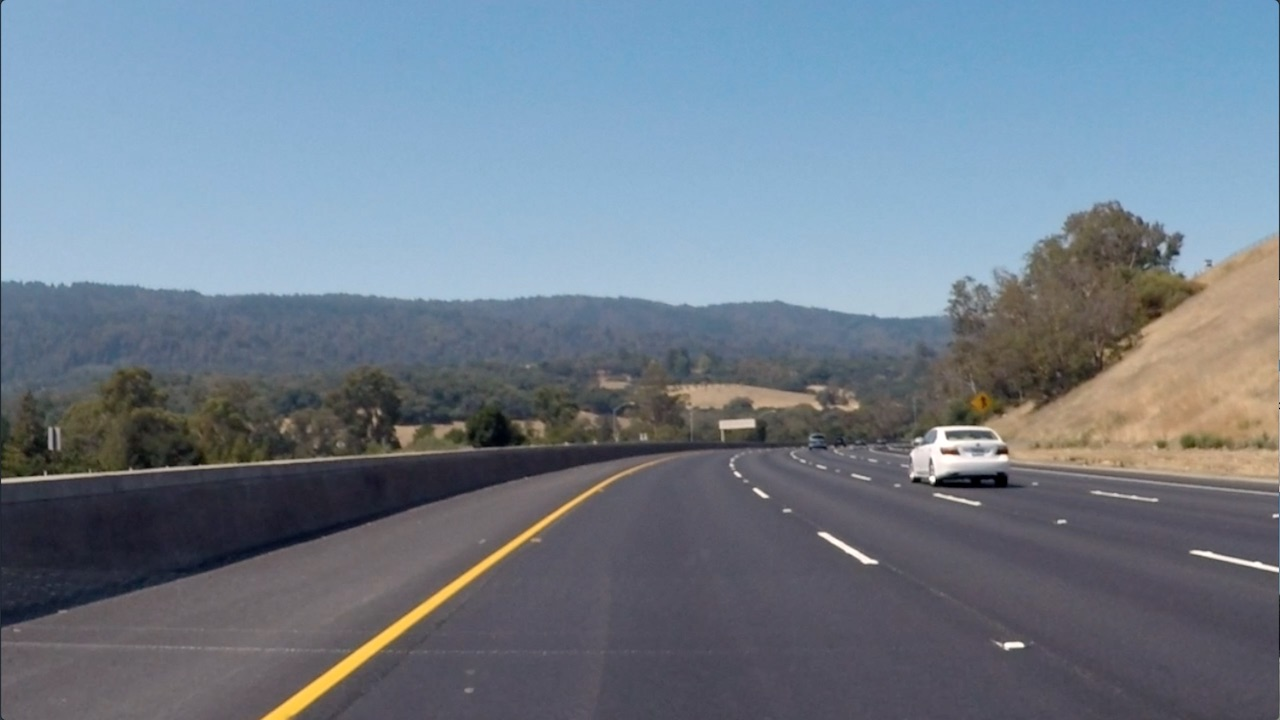
#> input picture LectureCode/Lesson7_GradientsAndColorSpaces/LectureImages/curved-lane.jpg, 1280 x 720 px
$ jupyter execute --allow-errors Lesson7-1_GradientsAndColorSpaces.ipynb   (older library calls are emulated)
#> lines starting #> are read from the running program, lines starting #| are printed output that depends on the picture
# Lesson7-1 Gradients and Color Spaces

## Sobel Operator

### Description
The Sobel operator is at the heart of the Canny edge detection algorithm you used in the Introductory Lesson. Applying the Sobel operator to an image is a way of taking the derivative of the image in the xx or yy direction.
The operators for **Sobel_x** and **Sobel_y** respectively, look like this:

**Sobel_x** : \begin{pmatrix} -1 & 0 & 1 \\ -2 & 0 & 2 \\ -1 & 0 & 1 \end{pmatrix}
**Sobel_y** : \begin{pmatrix} 1 & 2 & 1 \\ 0 & 0 & 0 \\ -1 & -2 & -1 \end{pmatrix}
**(Note : x-direction is rightside [→], y-direction is upperside [↑])**

When look the first row of the Soble_x-direction operator, this is simillar with **Discrete Differentiation, x-direction**

$$ [-1, 0, 1] → \{f(x + 1 , y) - f(x, y)\} + \{f(x , y) - f(x - 1, y)\}    $$

$$ = f(x + 1 , y) - f(x - 1, y) $$

Therefore, by convoluting sobel operator, we can get gradients of the color.
Its magnitude means **How much color is changed**,
and Its direction(sign of gradient) means **Which direction color is changed toward**

### Gradient Thresholding

[cell 1]
import cv2
import numpy as np
import matplotlib.pyplot as plt

[cell 2]
img = plt.imread('LectureImages/curved-lane.jpg')
#> img is the input picture: shape (720, 1280, 3); mean R, G, B 112.1, 125, 138.7
plt.imshow(img)

[cell 3]
#Gray scale the image
img_gray = cv2.cvtColor(img, cv2.COLOR_RGB2GRAY)
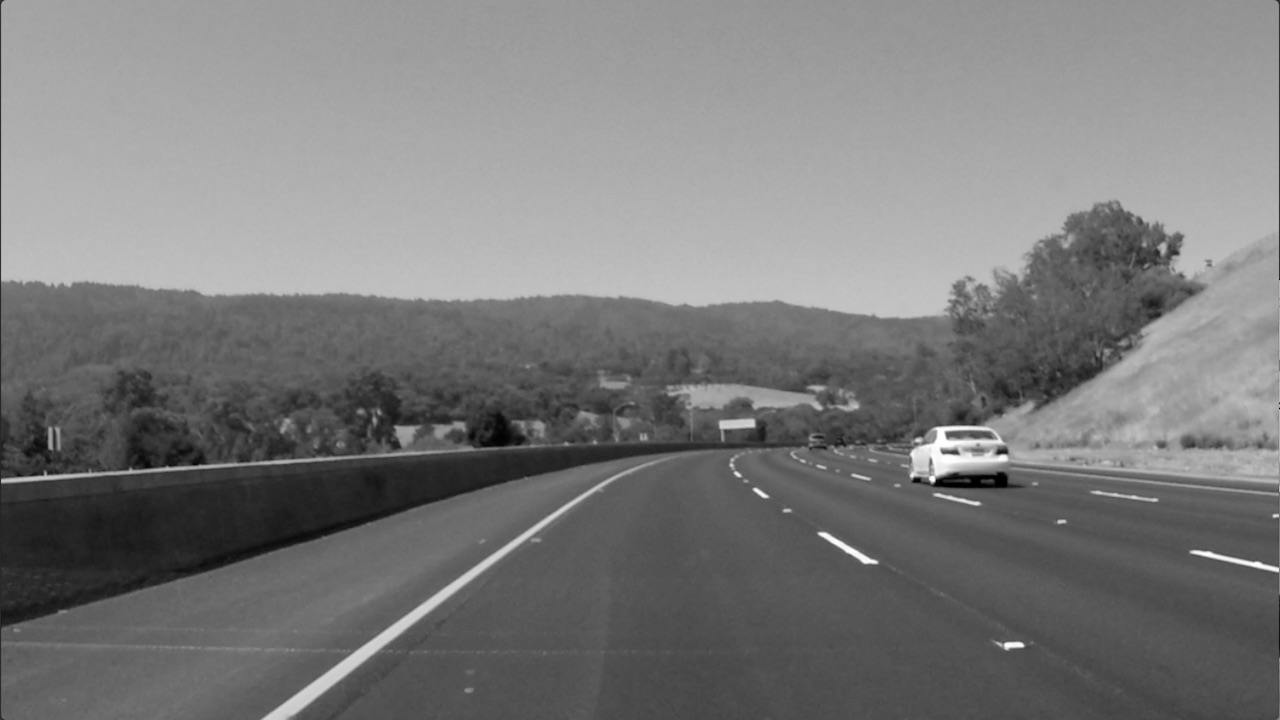
#> img_gray: shape (720, 1280); min 0, max 255, mean 122.7
plt.imshow(img_gray, cmap = 'gray')

[cell 4]
# Apply sobel operator, cv2.Sobel
img_sobelx = cv2.Sobel(img_gray, cv2.CV_64F, 1, 0)   # 1, 0 means x direction
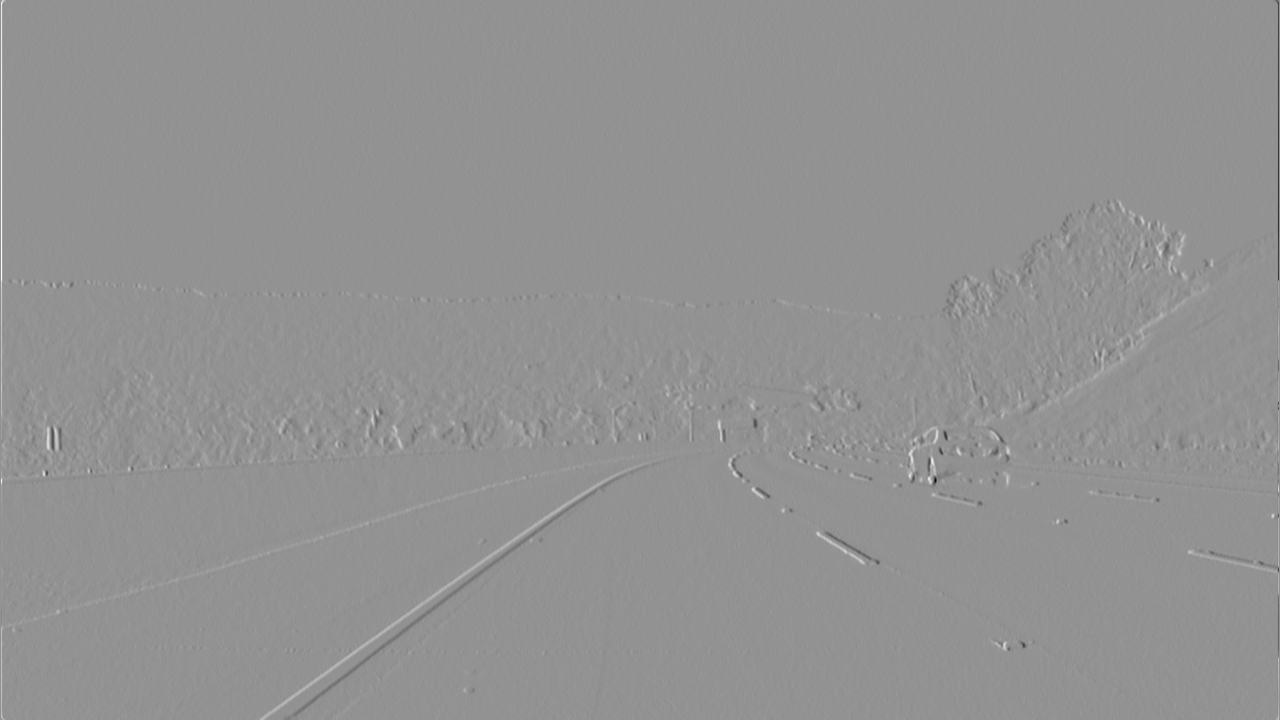
#> img_sobelx: shape (720, 1280) float64; min -768, max 567, mean 0.3; drawn with min black and max white
img_sobely = cv2.Sobel(img_gray, cv2.CV_64F, 0, 1)   # 0, 1 means y direction
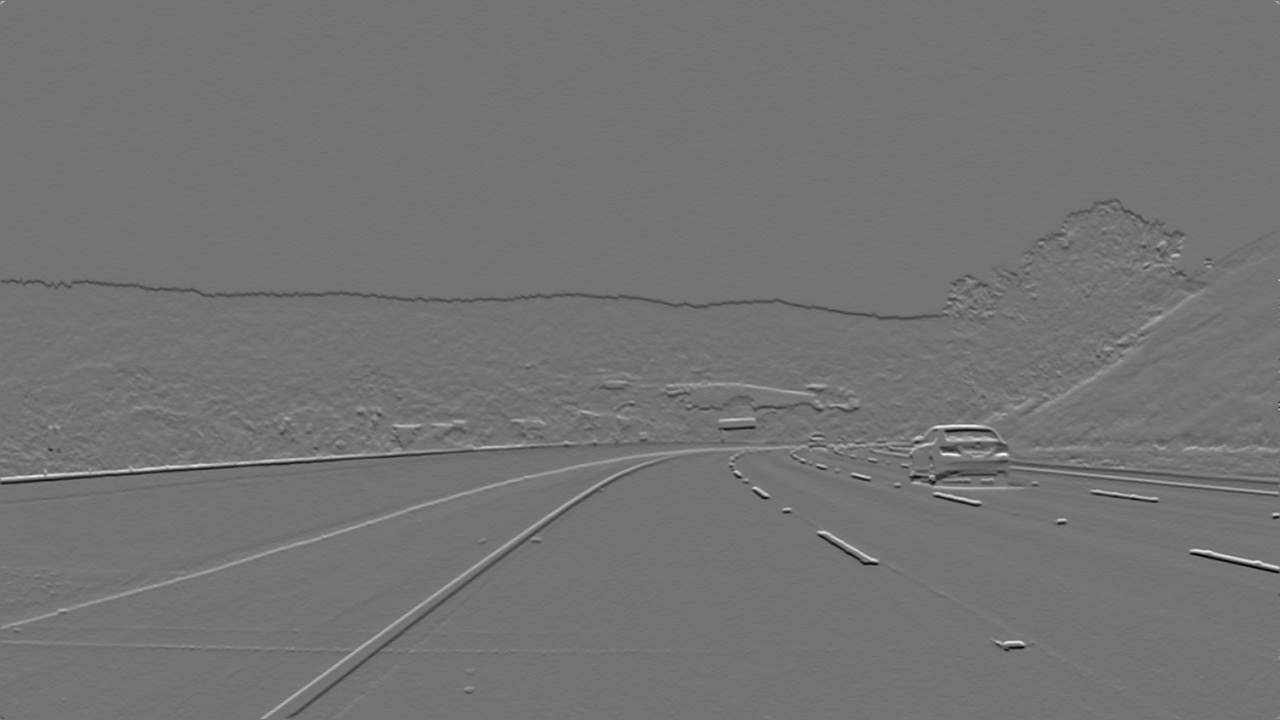
#> img_sobely: shape (720, 1280) float64; min -538, max 641, mean -0.7; drawn with min black and max white

# Get absolute value of img_sobel to get only magnitude of gradient
img_sobelx_abs = np.absolute(img_sobelx)
img_sobely_abs = np.absolute(img_sobely)
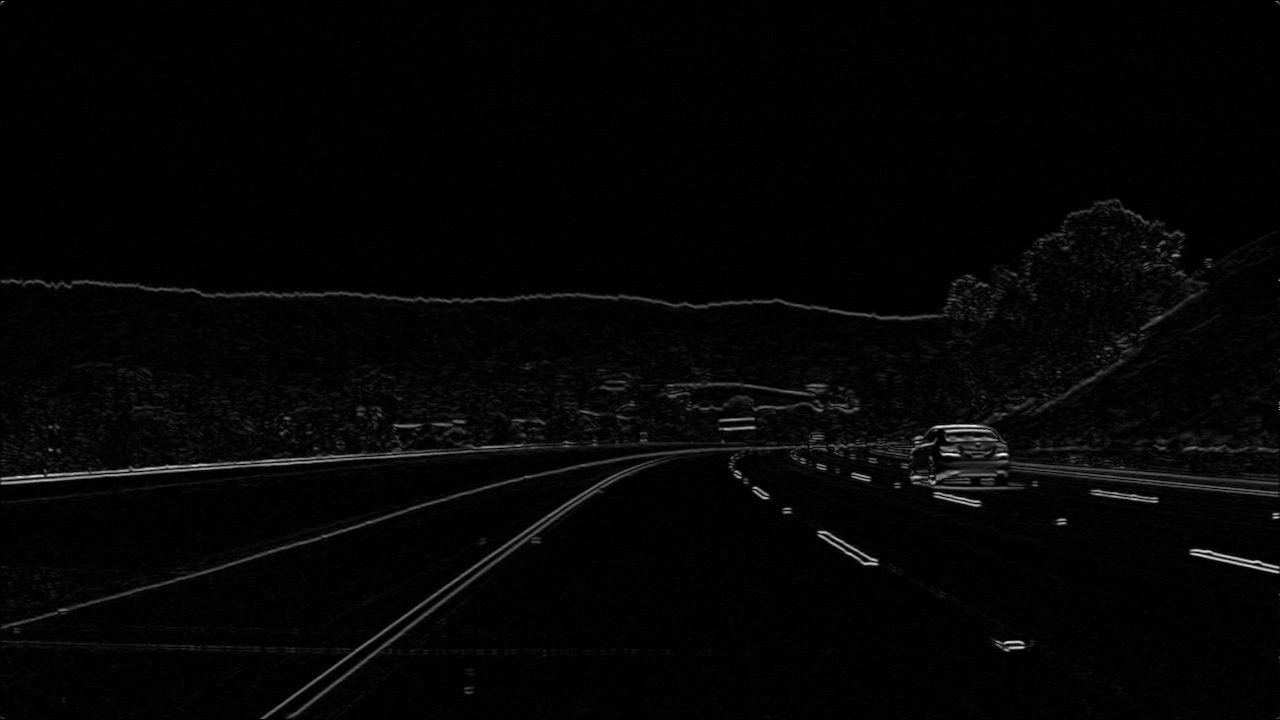
#> img_sobely_abs: shape (720, 1280) float64; min 0, max 641, mean 12.9; drawn with min black and max white

"""
Note: It's not entirely necessary to convert to 8-bit (range from 0 to 255)
but in practice, it can be useful in the event that you've written a function to apply a particular threshold,
and you want it to work the same on input images of different scales, like jpg vs. png.
You could just as well choose a different standard range of values, like 0 to 1 etc.
"""
img_sobelx_scaled = np.uint8(img_sobelx_abs / np.max(img_sobelx_abs) * 255)
img_sobely_scaled = np.uint8(img_sobely_abs / np.max(img_sobelx_abs) * 255)

f, (ax1, ax2) = plt.subplots(1, 2, figsize=(24, 9))
f.tight_layout()
ax1.imshow(img_sobelx_scaled, cmap='gray')
ax1.set_title('X-directional Sobel', fontsize=50)
ax2.imshow(img_sobely_scaled, cmap='gray')
ax2.set_title('Y-directional Sobel', fontsize=50)
plt.subplots_adjust(left=0., right=1, top=0.9, bottom=0.)

[cell 5]
# Create a binary threshold to select pixels based on gradient magnitude
thresh_min = 20
thresh_max = 100
sxbinary = np.zeros_like(img_sobelx_scaled)
sxbinary[(img_sobelx_scaled >= thresh_min) & (img_sobelx_scaled <= thresh_max)] = 1
plt.imshow(sxbinary, cmap='gray')
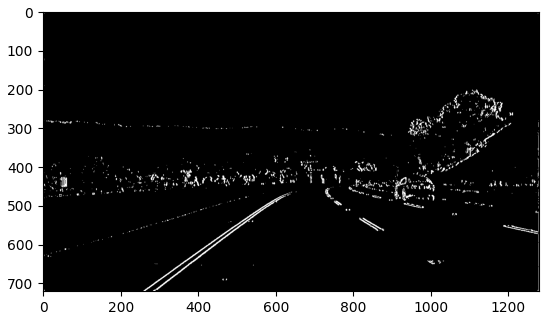
#> figure drawn by matplotlib, 1 panel

$ run again, with LectureCode/Lesson7_GradientsAndColorSpaces/LectureImages/test4.jpg copied over LectureCode/Lesson7_GradientsAndColorSpaces/LectureImages/curved-lane.jpg
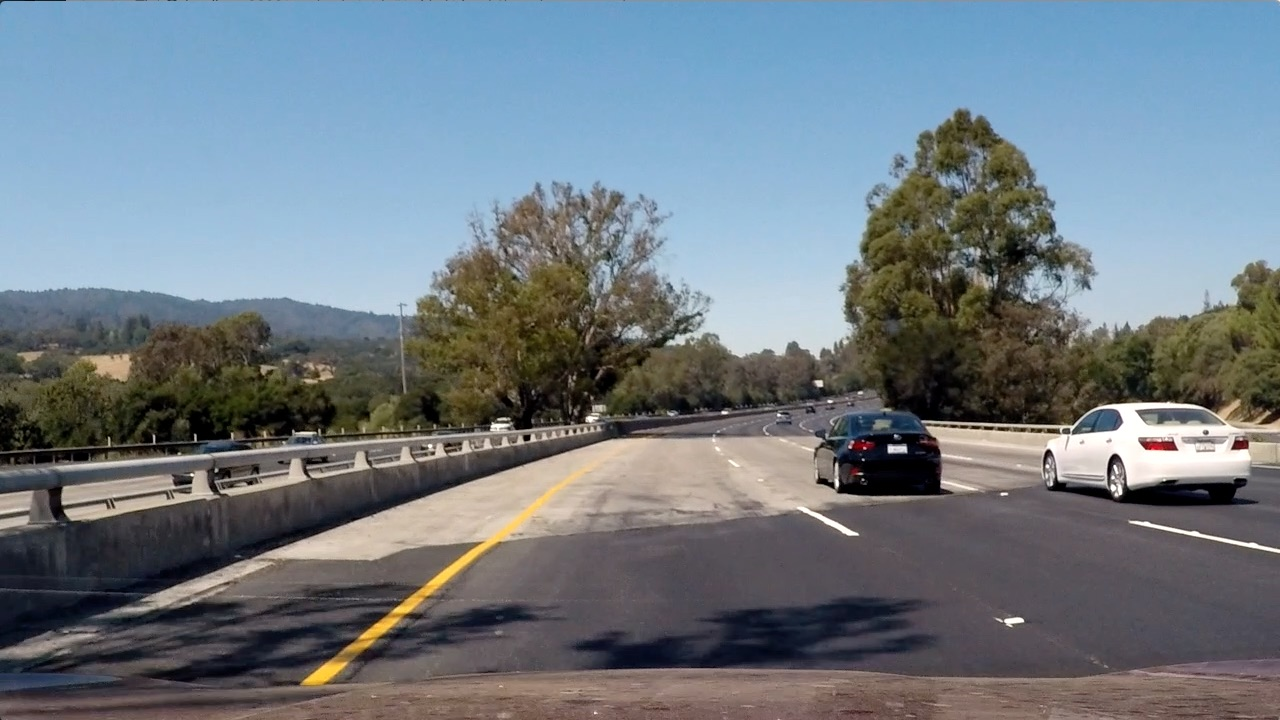
#> input picture LectureCode/Lesson7_GradientsAndColorSpaces/LectureImages/test4.jpg, 1280 x 720 px
#> img is the input picture: shape (720, 1280, 3); mean R, G, B 112.2, 122.7, 130.9
#> `img_sobely = cv2.Sobel(img_gray, cv2.CV_64F, 0, 1)`:
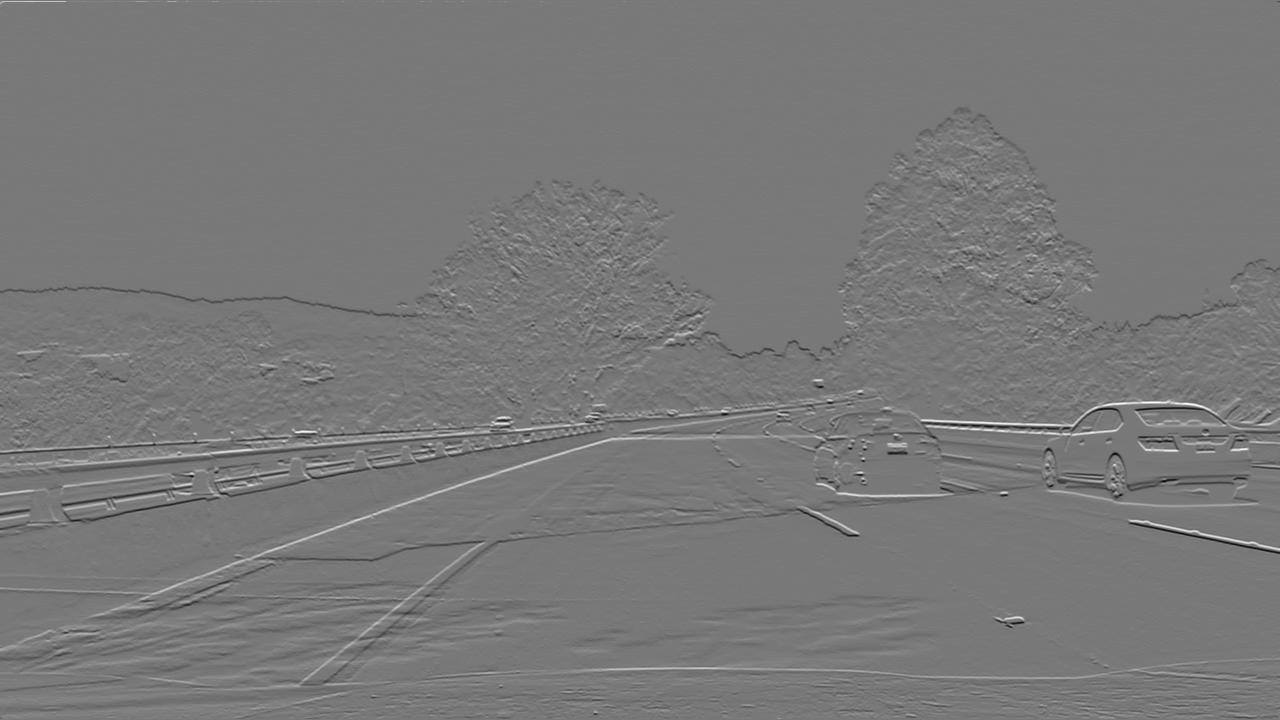
#> img_sobely: shape (720, 1280) float64; min -819, max 907, mean -0.4; drawn with min black and max white
#> `[cell 5] # Create a binary threshold to select pixels based on gradien..`:
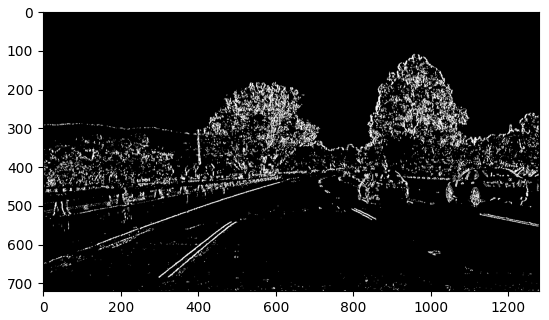
#> figure drawn by matplotlib, 1 panel

$ run again, with LectureCode/Lesson7_GradientsAndColorSpaces/LectureImages/test6.jpg copied over LectureCode/Lesson7_GradientsAndColorSpaces/LectureImages/curved-lane.jpg
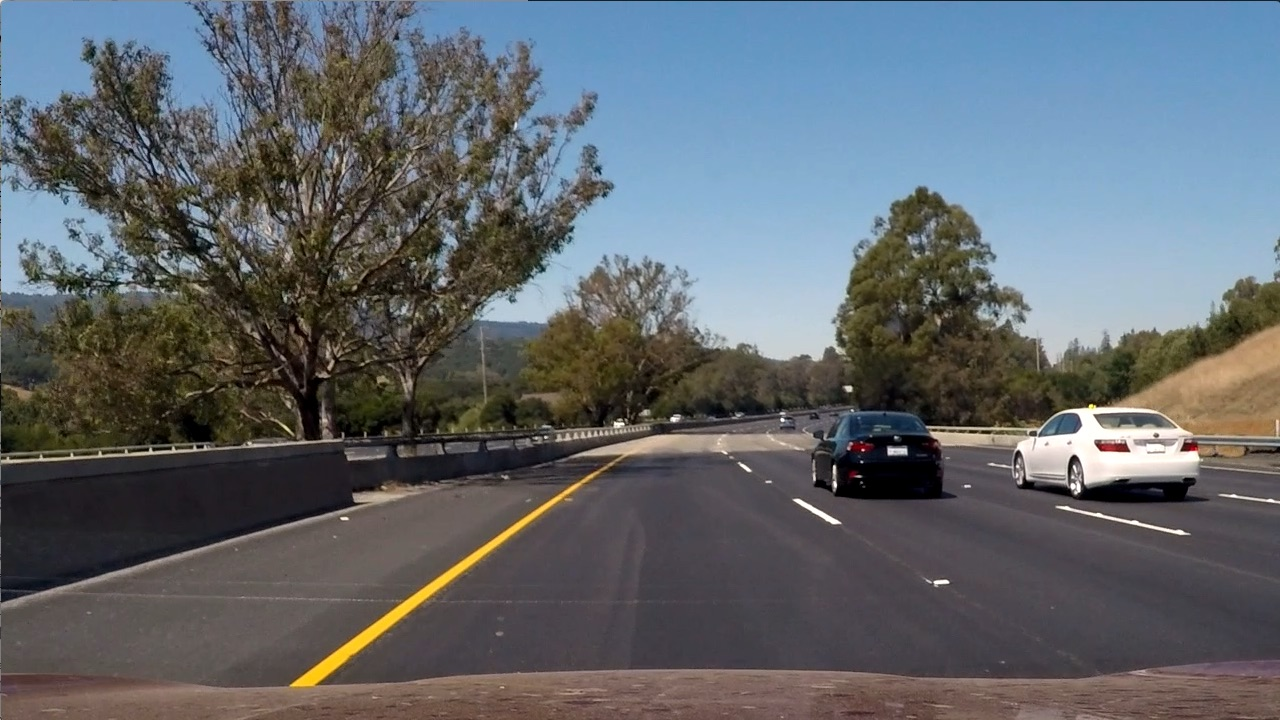
#> input picture LectureCode/Lesson7_GradientsAndColorSpaces/LectureImages/test6.jpg, 1280 x 720 px
#> img is the input picture: shape (720, 1280, 3); mean R, G, B 97, 102.6, 107.9
#> `img_sobely = cv2.Sobel(img_gray, cv2.CV_64F, 0, 1)`:
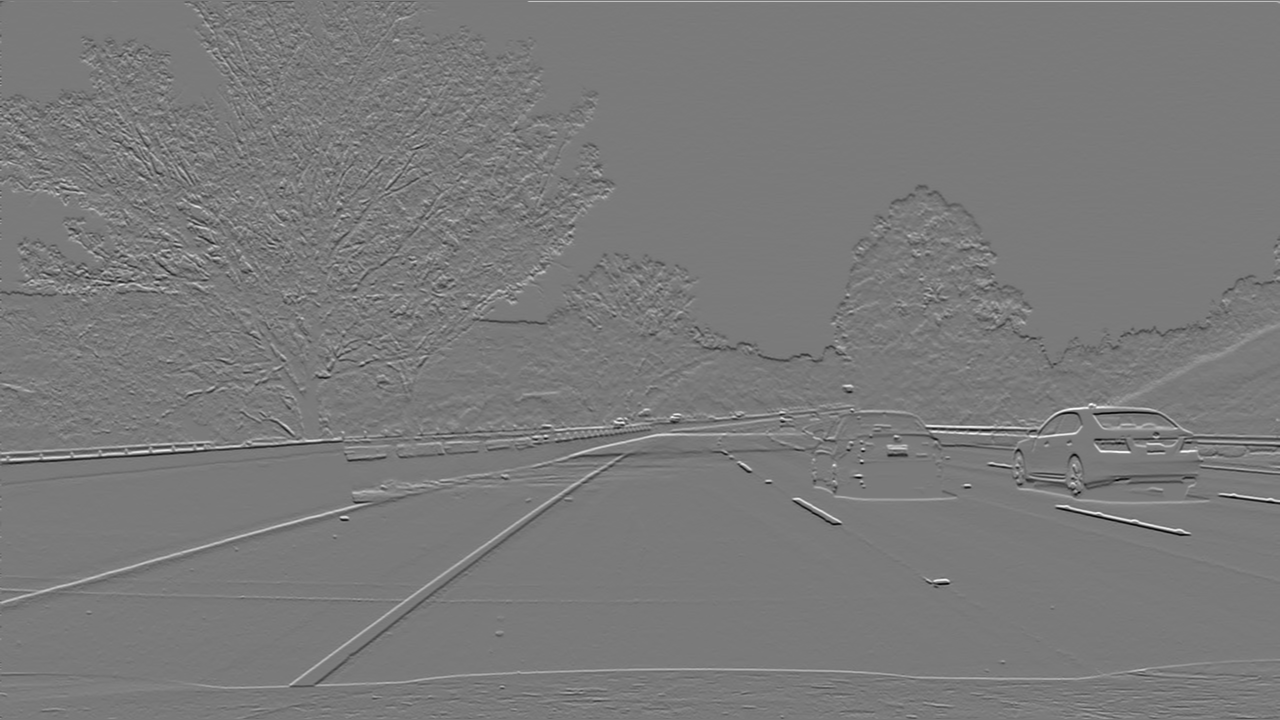
#> img_sobely: shape (720, 1280) float64; min -740, max 800, mean -0.1; drawn with min black and max white
#> `[cell 5] # Create a binary threshold to select pixels based on gradien..`:
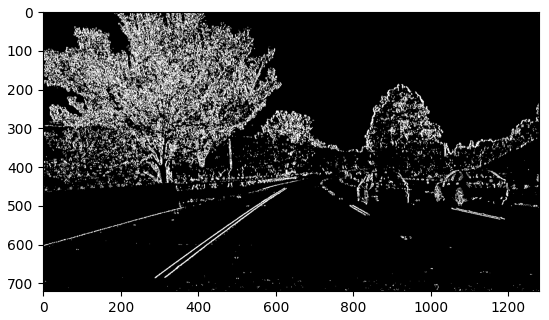
#> figure drawn by matplotlib, 1 panel
